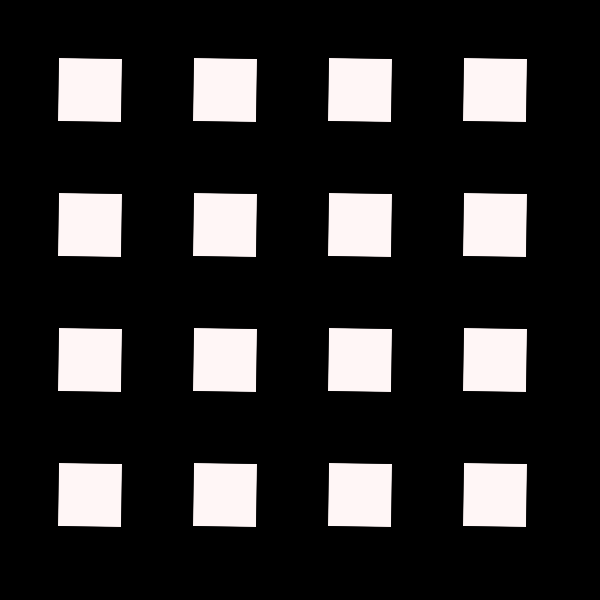
Frame 1 (no input)
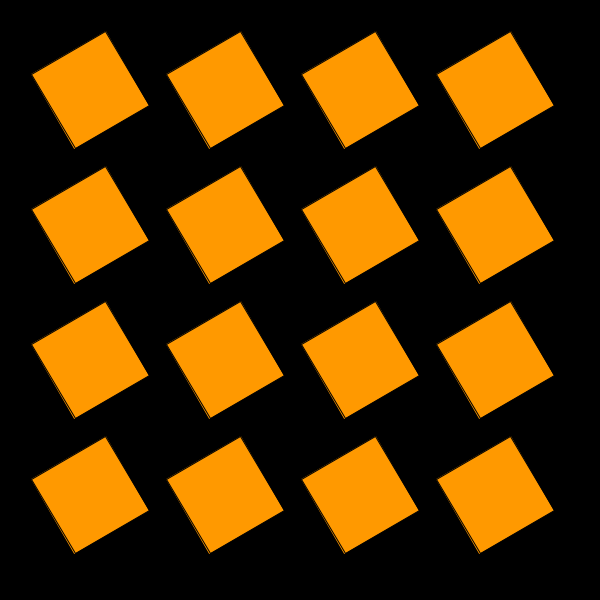
Frame 60 (the mouse pressed at the canvas centre just before this capture)
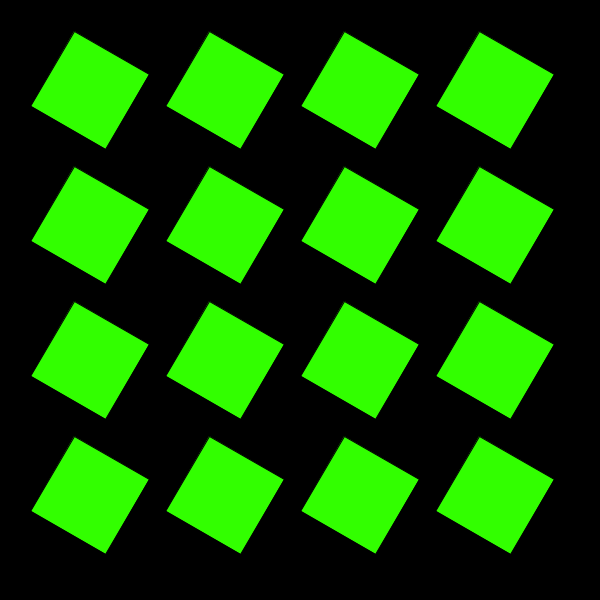
Frame 120 (the mouse held since frame 60 and released just before this capture)

The Processing sketch that drew these frames (run headless with seeded random() and noise(); from frame 60 on, the mouse is pressed at the canvas centre):

// Processing sketch: movingSquare
// ── movingSquare.pde
int ROW_SIZE        = 4;
int TRANSITION_SIZE = 30;
int SQUARE_SIZE     = 90;
int SQUARE_OFFSET   = 45;
int FRAME_OFFSET    = 0;

PVector[] squares = new PVector[ROW_SIZE * ROW_SIZE];

void setup() {
  size(600,600);
  rectMode(CENTER);
  colorMode(HSB, 360-(TRANSITION_SIZE*2), 100, 100);
  frameRate(5);
  frameRate(60);
}

// void update() {
// }

void draw() {
  clear();
  background(0);
  stroke(0);
  strokeWeight(1);

  int thisFrame = frameCount + FRAME_OFFSET;

  for (int i = 0; i < ROW_SIZE; i++) {
    for (int j = 0; j < ROW_SIZE; j++) {
      float xLocation = SQUARE_SIZE + ( i * SQUARE_SIZE ) + ( i * SQUARE_OFFSET );
      float yLocation = SQUARE_SIZE + ( j * SQUARE_SIZE ) + ( j * SQUARE_OFFSET );
      pushMatrix();
      translate(xLocation, yLocation);
      rotate(radians(thisFrame));
      int thisFrameModulus = thisFrame % 360;
      float thisSquareSize = map(sin(radians(thisFrame)), -1, 1, SQUARE_SIZE * 0.4, SQUARE_SIZE);
      if (thisFrameModulus <= TRANSITION_SIZE) {
        int fadeInDistance = thisFrameModulus;
        float lerpDistance = map(fadeInDistance, 0, TRANSITION_SIZE, 0, 100);
        println("fadeIn lerpDistance: " + lerpDistance);
        // color colorFrom = color(0, 0, 100);
        // color colorTo = color(0, 100, 100);
        // color colorTo = color(0, 0, 100, 100);
        // color midColor = lerpColor(colorFrom, colorTo, lerpDistance);
        fill(0, lerpDistance, 100);
      }
      else if (thisFrameModulus > ( 360 - TRANSITION_SIZE ) ) {
        int fadeOutDistance = 360 - thisFrameModulus;
        float lerpDistance = map(fadeOutDistance, 1, TRANSITION_SIZE, 0, 100);
        println("fadeOut lerpDistance: " + lerpDistance);
        // color colorFrom = color(360-(TRANSITION_SIZE*2), 100, 100);
        // color colorTo = color(0, 0, 100);
        // color midColor = lerpColor(colorFrom, colorTo, lerpDistance);
        // fill(midColor);
        fill(360 - TRANSITION_SIZE*2, lerpDistance, 100);
      }
      else {
        // int fillValue = thisFrameModulus - (TRANSITION_SIZE*2);
        int fillValue = thisFrameModulus - TRANSITION_SIZE;
        fill(fillValue, 100, 100);
        println("fillValue:" + fillValue);
      }
      rect(0, 0, thisSquareSize, thisSquareSize);
      popMatrix();
    }
  }
}
